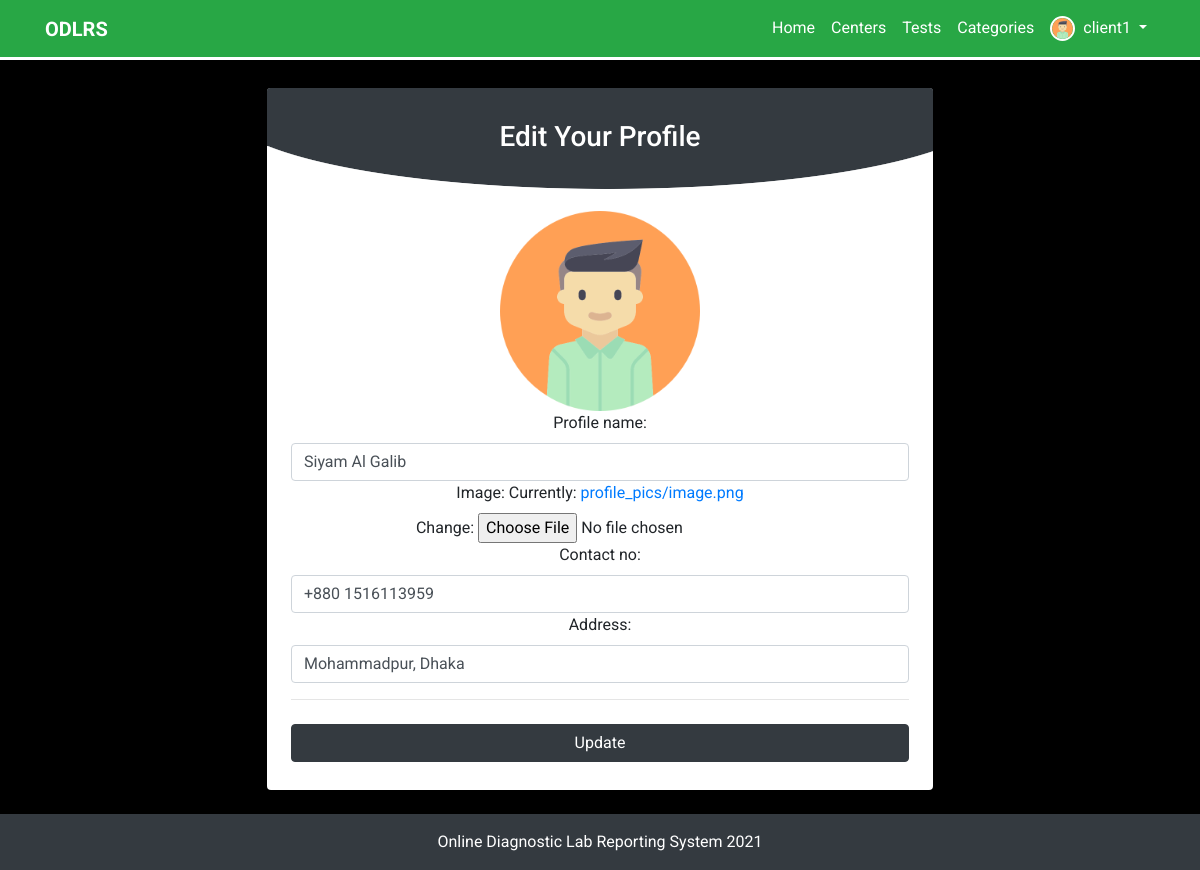
Page /profile-edit/ (signed in) on the committed database.
### custom_users/models.py (models this page shows, shortened)
class Profile(models.Model):
    user = models.OneToOneField(User, on_delete=models.CASCADE, related_name='customer_profile')
    profile_name = models.CharField(max_length=250)
    image = models.ImageField(default='default.jpg', upload_to='profile_pics')
    contact_no = models.CharField(max_length=20, blank=True, null=True)
    address = models.CharField(max_length=150, blank=True, null=True)
    admin = models.BooleanField(default=False)
    staff = models.BooleanField(default=False)
    class Meta:
        verbose_name_plural = 'Customer Profiles'

### custom_users/views.py (the view, shortened to what this page needs)
# urls.py: path('profile-edit/', profile_edit, name='profile-edit'),
@login_required()
def profile_edit(request, template_name='account/custom_users/profile_edit.html'):
    existing_profile = get_object_or_404(Profile, user=request.user)
    profile_form = ProfileUpdateForm(instance=existing_profile)
    context = {
        'profile_form': profile_form,
        'existing_profile': existing_profile,
        }
    return render(request, template_name, context)

### custom_users/forms.py
class ProfileUpdateForm(forms.ModelForm):
    class Meta:
        model = Profile
        fields = ['profile_name', 'image', 'contact_no', 'address']
        widgets = {
            'profile_name': TextInput(attrs={'class': 'form-control'}),
            'contact_no': TextInput(attrs={'class': 'form-control'}),
            'address': TextInput(attrs={'class': 'form-control'}),
        }

### templates/account/custom_users/profile_edit.html (shortened to what this page needs)
{% extends 'base.html' %}
{% block content %}
<div class="login-bg inner-content pb-4">
    <div class="container">
        <div class="card-width">
            <div class="card log-bo text-center">
                <div class="card-header bg-dark text-center py-">
                    <h3 class="text-white mb-0 text-capitalize">Edit Your Profile</h3>
                </div>
                <div class="card-bottom-img"></div>
                <div class="card-body px-4">
                    <form class="login" method="post" enctype="multipart/form-data">
                        <img src="{{ existing_profile.image.url }}" alt="image" height="200" width="200">
                        {{profile_form.as_p}}
                        <hr>
                        <button type="submit" class="btn btn-dark login-bt w-100 my-2">Update</button>
                    </form>
                </div>
            </div>
        </div>
    </div>
</div>
{% endblock %}

### templates/base.html (shortened to what this page needs)
{% load static %}
<!DOCTYPE html>
<html>
<head>
	<link rel="stylesheet" href="https://use.fontawesome.com/releases/v5.8.0/css/all.css"
>
	<link rel="stylesheet" type="text/css" href="{% static 'css/bootstrap.min.css' %}">
	<link rel="stylesheet" type="text/css" href="{% static 'css/fakeLoader.min.css' %}">
	<link rel="stylesheet" type="text/css" href="{% static 'css/style.css' %}">
</head>
<body>
	<nav class="navbar navbar-expand-lg bg-success">
		<div class="container">
			<a class="navbar-brand text-white" href="{% url 'home' %}"><b>ODLRS</b></a>
			<div class="collapse navbar-collapse" id="navbarSupportedContent">
				<ul class="navbar-nav ml-auto">
					<li class="nav-item ">
						<a class="nav-link" href="{% url 'home' %}">Home</a>
					</li>
					<li class="nav-item">
						<a class="nav-link" href="{% url 'diagnostic_centers:all-centers' %}">Centers</a>
					</li>
					<li class="nav-item ">
						<a class="nav-link" href="{% url 'tests:all-tests' %}">Tests</a>
					</li>
					<li class="nav-item">
						<a class="nav-link" href="{% url 'tests:categories' %}">Categories</a>
					</li>
					{% if user.is_authenticated %}
					<li class="nav-item user-profile">
						<a class="nav-link d-flex dropdown-btn" href="#">
							<img src="{{ user.customer_profile.image.url }}" alt="" class="rounded-circle">
							<span class=" dropdown-toggle ml-2">{{user.username}} </span>
						</a>
					</li>
					{% endif %}
				</ul>
			</div>
		</div>
	</nav>
	{% block content %} {% endblock %} {% block extra_body %} {% endblock %}
	<div class="footer text-white text-center py-3 bg-dark">
		<div class="w-100 text-center d-flex justify-content-center">
			<div class="d-box px-2">
				<a class="text-white" target="_blank" data-toggle="tooltip"
					data-placement="top" title="Online Diagnostic Lab Reporting System 2021">Online Diagnostic Lab Reporting System 2021</a>
			</div>
		</div>
	</div>
</body>
</html>

### static/css/style.css (style rules this page uses)
* { margin: 0; padding: 0; -webkit-box-sizing: border-box; box-sizing: border-box; font-family: "Roboto", sans-serif; scroll-behavior: smooth; }
a { text-decoration: none; }
.card-bottom-img { background: url(../images/round-pic.png) no-repeat; width: 100%; height: 45px; }
.card, .card-header, .card-footer { border: 0; }
.card-header h3, .card-header h2 { position: relative; top: 20px; }
html, body { background: #f8f8f8; }
nav.navbar { background: transparent; -webkit-box-shadow: 0 0 5px rgba(0, 0, 0, 0.1); box-shadow: 0 0 5px rgba(0, 0, 0, 0.1); position: fixed; top: 0; z-index: 99999; width: 100%; background: #328691; border-bottom: 3px solid white; }
nav.navbar ul li a { color: #fff; font-size: 16px; outline: none; }
nav.navbar .user-profile { position: relative; }
nav.navbar .user-profile img { width: 25px; height: 25px; border: 2px solid white; }
.inner-content { padding-top: 5.5rem; min-height: 90vh; }
p { margin-bottom: 0; }
.login-bg { background: linear-gradient(45deg, #000000, #000000, #000000); width: 100%; min-height: 91.5vh; }
.login-bg .card { -webkit-box-shadow: 5px 5px 10px rgba(0, 0, 0, 0.3); box-shadow: 5px 5px 10px rgba(0, 0, 0, 0.3); }
.single-reports, .card-width { width: 60%; height: 100%; margin: auto; position: relative; }
.single-reports .card, .card-width .card { border: 0; -webkit-box-shadow: 5px 5px 10px rgba(0, 0, 0, 0.3); box-shadow: 5px 5px 10px rgba(0, 0, 0, 0.3); }
.footer { background: #328691; position: relative; z-index: 11; }

### rows in the picture
Profile: image (picture), profile_name "Siyam Al Galib", contact_no "+880 1516113959", address "Mohammadpur, Dhaka"

### other values in the picture
{{ user.username }} "client1"
